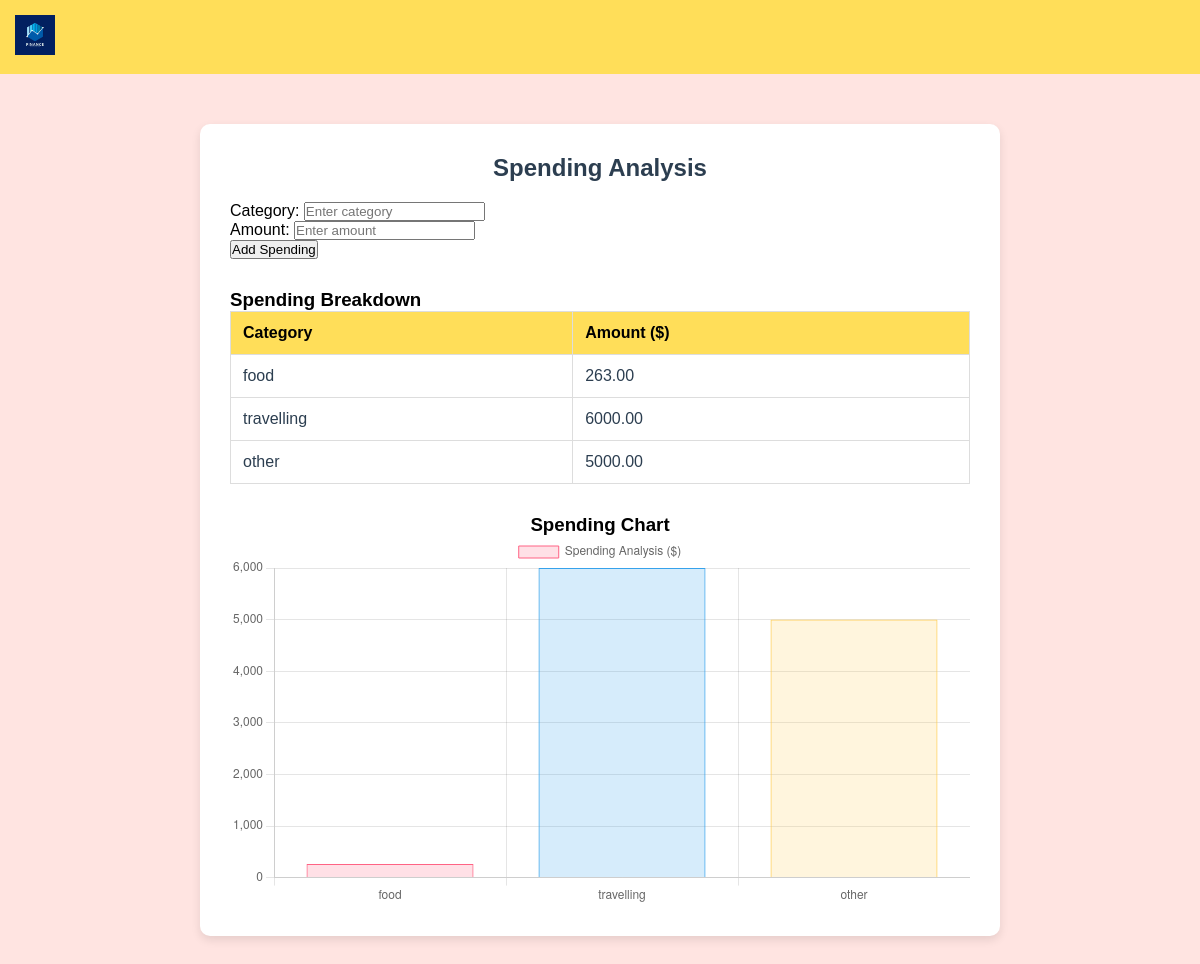
Page /finance/spending_analysis/ on the committed database.
### finance/models.py (models this page shows, shortened)
class Spending(models.Model):
    category = models.CharField(max_length=100)
    amount = models.DecimalField(max_digits=10, decimal_places=2)

### finance/views.py (the view)
# urls.py: path('spending_analysis/', views.spending_analysis, name='spending_analysis'),
def spending_analysis(request):
    spendings = Spending.objects.all()
    if request.method == "POST":
        form = SpendingForm(request.POST)
        if form.is_valid():
            form.save()
            return redirect('finance:spending_analysis')
    else:
        form = SpendingForm()
    return render(request, 'finance/spending_analysis.html', {'form': form, 'spendings': spendings})

### finance/forms.py
class SpendingForm(forms.ModelForm):
    class Meta:
        model = Spending
        fields = ['category', 'amount']
        widgets = {
            'category': forms.TextInput(attrs={'placeholder': 'Enter category'}),
            'amount': forms.NumberInput(attrs={'placeholder': 'Enter amount'}),
        }

### templates/finance/spending_analysis.html (shortened to what this page needs)
<!DOCTYPE html>
<html lang="en">
<head>
    {% load static %}
</head>
<body>
    <div class="navbar">
        <div class="logo">
            <img src="{% static 'images/18.jpg' %}" alt="Logo">
         </div>
    </div>
    <div class="analysis-container">
        <h2>Spending Analysis</h2>
        <form method="post" class="analysis-form">
            {{ form.as_p }}
            <button type="submit">Add Spending</button>
        </form>
        <div class="analysis-table">
            <h3>Spending Breakdown</h3>
            <table>
                <thead>
                    <tr>
                        <th>Category</th>
                        <th>Amount ($)</th>
                    </tr>
                </thead>
                <tbody>
                    {% for spending in spendings %}
                    <tr>
                        <td>{{ spending.category }}</td>
                        <td>{{ spending.amount }}</td>
                    </tr>
                    {% endfor %}
                </tbody>
            </table>
        </div>
        <div class="chart-container">
            <h3>Spending Chart</h3>
            <canvas id="spendingChart"></canvas>
        </div>
    </div>
    <script>
        // Extract data for the chart
        const labels = [
            {% for spending in spendings %}
                '{{ spending.category }}',
            {% endfor %}
        ];
        const data = [
            {% for spending in spendings %}
                {{ spending.amount }},
            {% endfor %}
        ];
        // Data for the chart
        const spendingData = {
            labels: labels,
            datasets: [{
                label: 'Spending Analysis ($)',
                data: data,
                backgroundColor: [
                    'rgba(255, 99, 132, 0.2)',
                    'rgba(54, 162, 235, 0.2)',
                    'rgba(255, 206, 86, 0.2)',
                    'rgba(75, 192, 192, 0.2)',
                    'rgba(153, 102, 255, 0.2)'
                ],
                borderColor: [
                    'rgba(255, 99, 132, 1)',
                    'rgba(54, 162, 235, 1)',
                    'rgba(255, 206, 86, 1)',
                    'rgba(75, 192, 192, 1)',
                    'rgba(153, 102, 255, 1)'
                ],
                borderWidth: 1
            }]
        };
        // Configuration for the chart
        const config = {
            type: 'bar',
            data: spendingData,
            options: {
                responsive: true,
                scales: {
                    y: {
                        beginAtZero: true
                    }
                }
            }
        };
        // Render the chart
        const spendingChart = new Chart(
            document.getElementById('spendingChart'),
            config
        );
    </script>
</body>
</html>

### templates/finance/spending_analysis.html (style rules this page uses)
* { margin: 0; padding: 0; box-sizing: border-box; }
body { font-family: Arial, sans-serif; background-color: #ffe4e1; }
.navbar { background-color: #ffde59; color: black; padding: 15px; display: flex; justify-content: space-between; align-items: center; position: sticky; top: 0; z-index: 1000; }
.navbar .logo img { height: 40px; }
.analysis-container { background-color: white; padding: 30px; border-radius: 10px; width: 800px; margin: 50px auto; box-shadow: 0px 4px 10px rgba(0, 0, 0, 0.1); }
.analysis-container h2 { text-align: center; margin-bottom: 20px; color: #2c3e50; }
.analysis-table { margin-top: 30px; }
table { width: 100%; border-collapse: collapse; }
table, th, td { border: 1px solid #ddd; }
th, td { padding: 12px; text-align: left; }
th { background-color: #ffde59; color: black; }
td { color: #2c3e50; }
.chart-container { margin-top: 30px; text-align: center; }
canvas { max-width: 100%; height: auto; }

### rows in the picture
Spending: category "food", amount "263.00"
Spending: category "travelling", amount "6000.00"
Spending: category "other", amount "5000.00"

### other values in the picture
chart data {{ spending.category }} food, travelling, other
chart data {{ spending.amount }} 263.00, 6000.00, 5000.00
